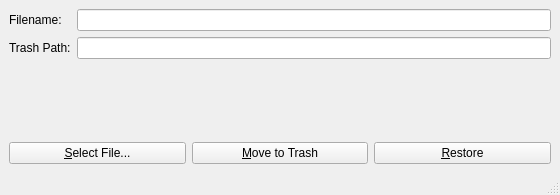
<?xml version="1.0" encoding="UTF-8"?>
<ui version="4.0">
 <class>MainWindow</class>
 <widget class="QMainWindow" name="MainWindow">
  <property name="geometry">
   <rect>
    <x>0</x>
    <y>0</y>
    <width>560</width>
    <height>195</height>
   </rect>
  </property>
  <property name="windowTitle">
   <string>Trash Demo</string>
  </property>
  <widget class="QWidget" name="centralwidget">
   <layout class="QVBoxLayout" name="verticalLayout">
    <item>
     <layout class="QGridLayout" name="gridLayout">
      <item row="0" column="0">
       <widget class="QLabel" name="filenameLabel">
        <property name="text">
         <string>Filename:</string>
        </property>
       </widget>
      </item>
      <item row="0" column="1">
       <widget class="QLineEdit" name="filename">
        <property name="readOnly">
         <bool>true</bool>
        </property>
       </widget>
      </item>
      <item row="1" column="0">
       <widget class="QLabel" name="trashpathLabel">
        <property name="text">
         <string>Trash Path:</string>
        </property>
       </widget>
      </item>
      <item row="1" column="1">
       <widget class="QLineEdit" name="trashpath">
        <property name="readOnly">
         <bool>true</bool>
        </property>
       </widget>
      </item>
     </layout>
    </item>
    <item>
     <spacer name="verticalSpacer">
      <property name="orientation">
       <enum>Qt::Vertical</enum>
      </property>
      <property name="sizeHint" stdset="0">
       <size>
        <width>20</width>
        <height>40</height>
       </size>
      </property>
     </spacer>
    </item>
    <item>
     <layout class="QHBoxLayout" name="horizontalLayout">
      <item>
       <widget class="QPushButton" name="selectFileButton">
        <property name="text">
         <string>&amp;Select File...</string>
        </property>
       </widget>
      </item>
      <item>
       <widget class="QPushButton" name="moveToTrashButton">
        <property name="text">
         <string>&amp;Move to Trash</string>
        </property>
       </widget>
      </item>
      <item>
       <widget class="QPushButton" name="restoreButton">
        <property name="text">
         <string>&amp;Restore</string>
        </property>
       </widget>
      </item>
     </layout>
    </item>
   </layout>
  </widget>
  <widget class="QMenuBar" name="menubar">
   <property name="geometry">
    <rect>
     <x>0</x>
     <y>0</y>
     <width>560</width>
     <height>23</height>
    </rect>
   </property>
  </widget>
  <widget class="QStatusBar" name="statusbar"/>
 </widget>
 <resources/>
 <connections/>
</ui>
